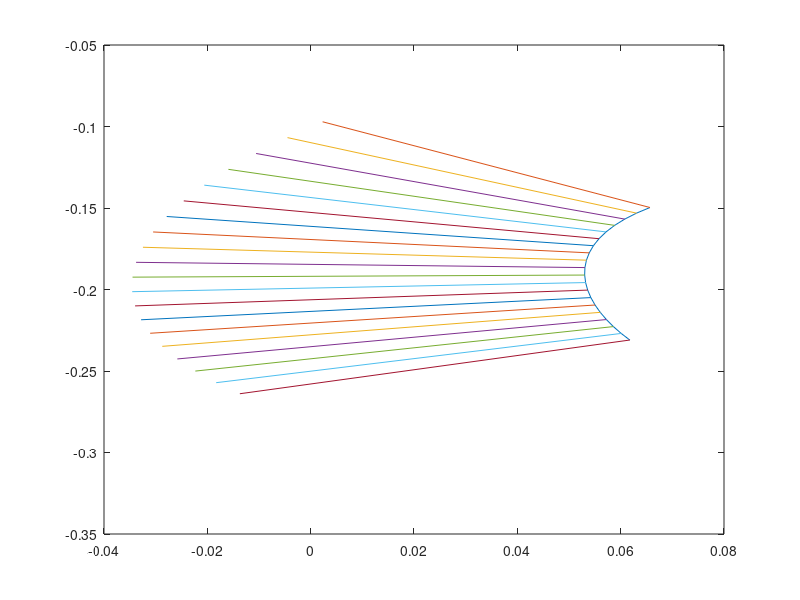

This figure's MATLAB source:
a0 = 0.065674;
a1 = -0.052603;
a2 = 0.060538;
a3 = -0.011841;

b0 = -0.1497;
b1 = -0.063364;
b2 = -0.041695;
b3 = 0.023760;

t = linspace(0, 1, 20);

hold off
plot(a0 + a1*t + a2*t.^2 + a3*t.^3, b0 + b1*t + b2*t.^2 + b3*t.^3);
hold on

for t = linspace(0, 1, 20)
  x = a0 + a1*t + a2*t^2 + a3*t^3;
  y = b0 + b1*t + b2*t^2 + b3*t^3;
  dx = a1 + 2*a2*t + 3*a3*t^2;
  dy = b1 + 2*b2*t + 3*b3*t^2;
  plot([x, x+dy], [y, y-dx]);
end

